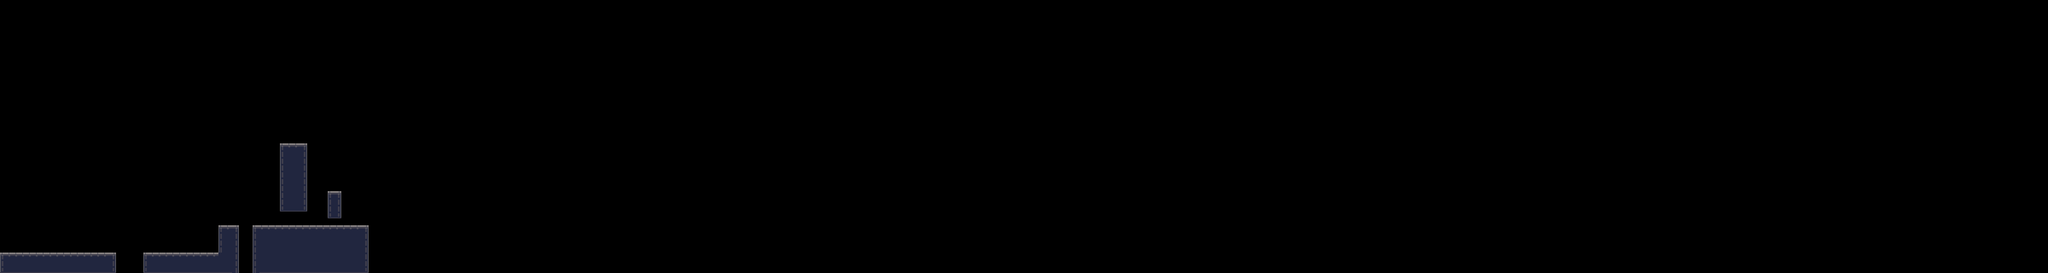

A 2D game scene composited from a Tiled map and its tileset images. What follows is a short description and the map's XML, with each tile layer's data collapsed to a summary:
An orthogonal 300x40 tile map with 16x16 px tiles, 1 tile layer (Tile Layer 1) and 7 objects (6x 0, -1).

<map version="1.0" orientation="orthogonal" renderorder="right-down" width="300" height="40" tilewidth="16" tileheight="16" nextobjectid="9">
 <tileset firstgid="1" name="caves_tileset" tilewidth="16" tileheight="16" tilecount="192" columns="16">
  <image source="caves_tileset.png" width="256" height="192" />
 </tileset>
 <layer name="Tile Layer 1" width="300" height="40">
  <data>[12000 cells, 272 non-empty, 9 distinct tile ids]</data>
 </layer>
 <objectgroup name="Object Layer 1">
  <object id="1" name="-1" x="69.25" y="561.75" width="20.5" height="26" />
  <object id="2" name="0" x="336" y="592" width="224" height="48" />
  <object id="3" name="0" x="512" y="528" width="48" height="64" />
  <object id="4" name="0" x="592" y="528" width="272" height="118" />
  <object id="5" name="0" x="656" y="336" width="64" height="160" />
  <object id="6" name="0" x="768" y="448" width="32" height="64" />
  <object id="7" name="0" x="0" y="592" width="272" height="48" />
 </objectgroup>
</map>
